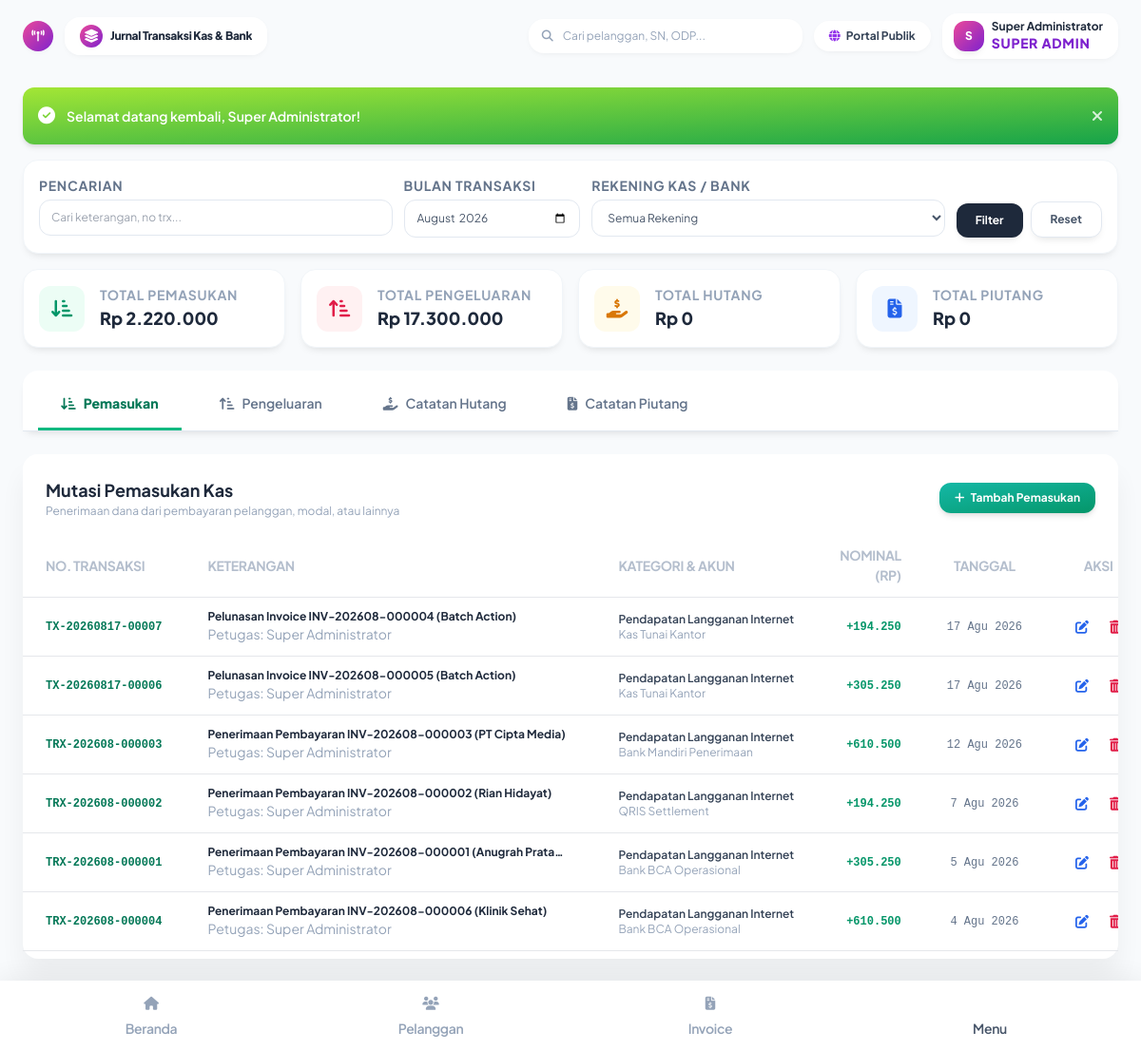
The app's page /index.php?page=transactions (signed in), older data.
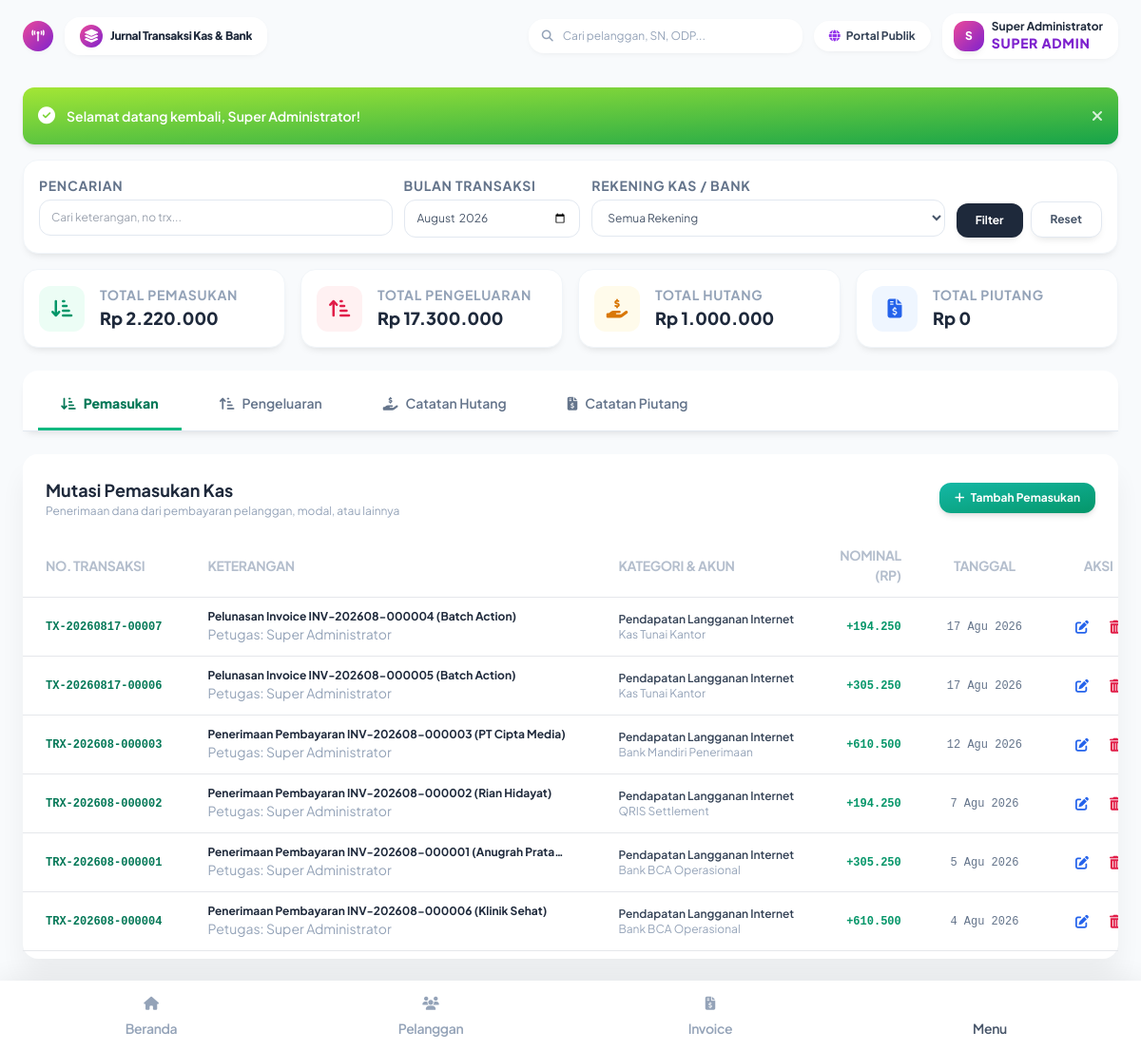
The same page, newer data.
### tables this page shows
CREATE TABLE finance_transactions (
    id INTEGER PRIMARY KEY AUTOINCREMENT,
    transaction_no TEXT NOT NULL UNIQUE,
    transaction_date DATE NOT NULL,
    account_id INTEGER NOT NULL,
    category_id INTEGER NOT NULL,
    type TEXT NOT NULL, -- income, expense, transfer, adjustment
    amount INTEGER NOT NULL DEFAULT 0,
    description TEXT NOT NULL,
    reference_type TEXT, -- invoice, payroll, rab, inventory, manual
    reference_id INTEGER,
    attachment TEXT,
    created_by INTEGER,
    created_at DATETIME DEFAULT CURRENT_TIMESTAMP,
    FOREIGN KEY (account_id) REFERENCES finance_accounts(id),
    FOREIGN KEY (category_id) REFERENCES finance_categories(id),
    FOREIGN KEY (created_by) REFERENCES users(id) ON DELETE SET NULL
);

### app/Controllers/FinanceController.php (called while the page is built, shortened)
<?php
require_once __DIR__ . '/../Helpers/Helper.php';
class FinanceController {
    public function transactions(): void {
        $pdo = getDbConnection();
        $filterMonth = trim($_GET['month'] ?? date('Y-m'));
        $sql = "
            SELECT t.*, a.account_name, c.name as category_name, u.name as creator_name
            FROM finance_transactions t
            JOIN finance_accounts a ON t.account_id = a.id
            LEFT JOIN finance_categories c ON t.category_id = c.id
            LEFT JOIN users u ON t.created_by = u.id
            WHERE strftime('%Y-%m', t.transaction_date) = ?
        ";
        $params = [$filterMonth];
        $sql .= " ORDER BY t.transaction_date DESC, t.id DESC";
        $stmt = $pdo->prepare($sql);
        $stmt->execute($params);
        $transactions = $stmt->fetchAll();
        require __DIR__ . '/../Views/finance/transactions.php';
        require __DIR__ . '/../Views/layouts/main.php';
    }
}

### app/Helpers/Helper.php (called while the page is built, shortened)
<?php
class Helper {
    public static function formatRupiah(int|float $amount, bool $withSymbol = true): string {
        $formatted = number_format((float)$amount, 0, ',', '.');
        return $withSymbol ? 'Rp ' . $formatted : $formatted;
    }
}

### app/Views/finance/transactions.php (the view, shortened to what the changed rows need)
<?php
$debts = array_filter($transactions, fn($t) => $t['type'] === 'debt');
$totalDebt = array_reduce($debts, fn($sum, $t) => $sum + $t['amount'], 0);
?>
<div class="w-full">
  <div class="grid grid-cols-1 sm:grid-cols-4 gap-4 mb-6">
    <div class="bg-white p-4 rounded-2xl border border-slate-100 shadow-soft-sm flex items-center gap-4">
      <div>
        <p class="text-3xs font-bold text-slate-400 uppercase tracking-wider">Total Hutang</p>
        <h4 class="text-lg font-black text-slate-800">Rp <?php echo Helper::formatRupiah($totalDebt, false); ?></h4>
      </div>
    </div>
  </div>
  <div id="tab-income" class="flex flex-wrap -mx-3 transition-opacity duration-300">
    <div class="w-full max-w-full px-3">
      <div class="relative flex flex-col min-w-0 break-words bg-white shadow-soft-xl rounded-2xl bg-clip-border">
        <div class="flex-auto px-0 pt-4 pb-2">
          <div class="p-0 overflow-x-auto">
            <table class="items-center w-full mb-0 align-top border-gray-200 text-slate-500">
              <thead class="align-bottom">
                <tr>
                  <th class="px-6 py-3 font-bold text-left uppercase align-middle bg-transparent border-b border-gray-200 text-2xs tracking-tight text-slate-400 opacity-70">No. Transaksi</th>
                  <th class="px-6 py-3 font-bold text-left uppercase align-middle bg-transparent border-b border-gray-200 text-2xs tracking-tight text-slate-400 opacity-70">Keterangan</th>
                  <th class="px-6 py-3 font-bold text-left uppercase align-middle bg-transparent border-b border-gray-200 text-2xs tracking-tight text-slate-400 opacity-70">Kategori & Akun</th>
                  <th class="px-6 py-3 font-bold text-right uppercase align-middle bg-transparent border-b border-gray-200 text-2xs tracking-tight text-slate-400 opacity-70">Nominal (Rp)</th>
                  <th class="px-6 py-3 font-bold text-center uppercase align-middle bg-transparent border-b border-gray-200 text-2xs tracking-tight text-slate-400 opacity-70">Tanggal</th>
                  <th class="px-6 py-3 font-bold text-center uppercase align-middle bg-transparent border-b border-gray-200 text-2xs tracking-tight text-slate-400 opacity-70">Aksi</th>
                </tr>
              </thead>
            </table>
          </div>
        </div>
      </div>
    </div>
  </div>
</div>

Row changes from the older to the newer data that the page shows:
added finance_transactions: amount "1.000.000"
Text that changed along with them:
Helper::formatRupiah($totalDebt, false): "0" → (not shown)
